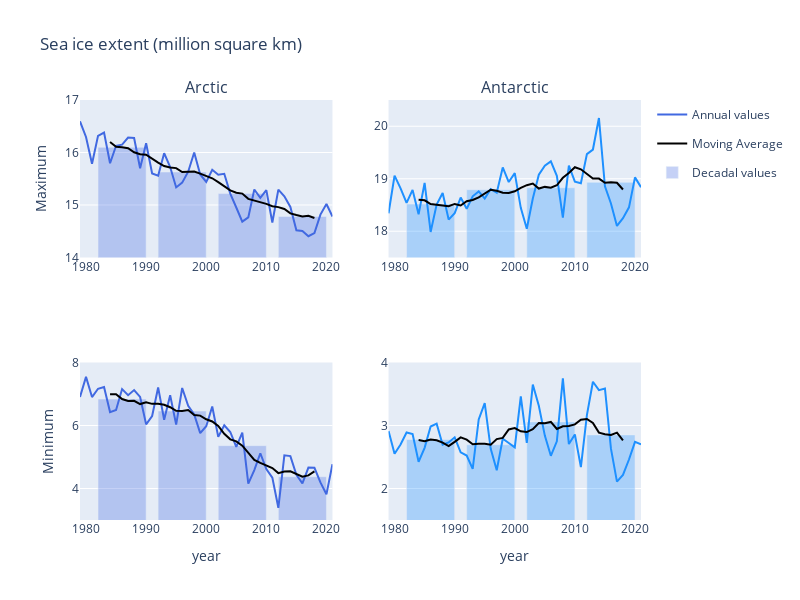

Source (notebook cell):
### Code cell
plot_sea_ice_extent_interact()

### Figure 1 — Plotly figure (JSON) as saved in the notebook; plotly's stock layout.template omitted (floating-point values rounded to 4 significant figures)
{"data": [{"legendgroup": "Annual values", "line": {"color": "rgb(65,105,225)"}, "mode": "lines", "name": "Annual values", "showlegend": true, "type": "scatter", "x": [1979, 1980, 1981, 1982, 1983, 1984, 1985, 1986, 1987, 1988, 1989, 1990, 1991, 1992, 1993, 1994, 1995, 1996, 1997, 1998, 1999, 2000, 2001, 2002, 2003, 2004, 2005, 2006, 2007, 2008, 2009, 2010, 2011, 2012, 2013, 2014, 2015, 2016, 2017, 2018, 2019, 2020, 2021], "xaxis": "x", "y": [16.59, 16.3, 15.79, 16.32, 16.38, 15.79, 16.13, 16.15, 16.28, 16.27, 15.7, 16.18, 15.6, 15.56, 15.99, 15.72, 15.34, 15.43, 15.63, 16.0, 15.58, 15.44, 15.67, 15.58, 15.6, 15.22, 14.95, 14.68, 14.77, 15.3, 15.14, 15.28, 14.67, 15.29, 15.17, 14.96, 14.52, 14.51, 14.41, 14.46, 14.82, 15.02, 14.78], "yaxis": "y"}, {"legendgroup": "Moving Average", "line": {"color": "rgb(0,0,0)"}, "mode": "lines", "name": "Moving Average", "showlegend": true, "type": "scatter", "x": [1979, 1980, 1981, 1982, 1983, 1984, 1985, 1986, 1987, 1988, 1989, 1990, 1991, 1992, 1993, 1994, 1995, 1996, 1997, 1998, 1999, 2000, 2001, 2002, 2003, 2004, 2005, 2006, 2007, 2008, 2009, 2010, 2011, 2012, 2013, 2014, 2015, 2016, 2017, 2018, 2019, 2020, 2021], "xaxis": "x", "y": [null, null, null, null, null, 16.2, 16.11, 16.1, 16.08, 16.0, 15.97, 15.96, 15.88, 15.81, 15.74, 15.71, 15.7, 15.63, 15.64, 15.64, 15.6, 15.55, 15.51, 15.43, 15.35, 15.28, 15.23, 15.22, 15.12, 15.09, 15.05, 15.02, 14.98, 14.96, 14.92, 14.84, 14.81, 14.78, 14.79, 14.75, null, null, null], "yaxis": "y"}, {"legendgroup": "Decadal values", "marker": {"color": "rgba(65,105,225,0.3)"}, "name": "Decadal values", "showlegend": true, "type": "bar", "x": [1986, 1996, 2006, 2016], "xaxis": "x", "y": [16.1, 15.63, 15.22, 14.78], "yaxis": "y"}, {"legendgroup": "Annual values", "line": {"color": "rgb(65,105,225)"}, "mode": "lines", "name": "Annual values", "showlegend": false, "type": "scatter", "x": [1979, 1980, 1981, 1982, 1983, 1984, 1985, 1986, 1987, 1988, 1989, 1990, 1991, 1992, 1993, 1994, 1995, 1996, 1997, 1998, 1999, 2000, 2001, 2002, 2003, 2004, 2005, 2006, 2007, 2008, 2009, 2010, 2011, 2012, 2013, 2014, 2015, 2016, 2017, 2018, 2019, 2020, 2021], "xaxis": "x3", "y": [6.903, 7.544, 6.903, 7.166, 7.221, 6.426, 6.491, 7.157, 6.963, 7.126, 6.907, 6.036, 6.302, 7.209, 6.184, 6.961, 6.027, 7.191, 6.628, 6.351, 5.757, 5.978, 6.603, 5.638, 6.007, 5.794, 5.319, 5.774, 4.155, 4.586, 5.119, 4.615, 4.344, 3.387, 5.054, 5.029, 4.433, 4.165, 4.665, 4.656, 4.192, 3.818, 4.772], "yaxis": "y3"}, {"legendgroup": "Moving Average", "line": {"color": "rgb(0,0,0)"}, "mode": "lines", "name": "Moving Average", "showlegend": false, "type": "scatter", "x": [1979, 1980, 1981, 1982, 1983, 1984, 1985, 1986, 1987, 1988, 1989, 1990, 1991, 1992, 1993, 1994, 1995, 1996, 1997, 1998, 1999, 2000, 2001, 2002, 2003, 2004, 2005, 2006, 2007, 2008, 2009, 2010, 2011, 2012, 2013, 2014, 2015, 2016, 2017, 2018, 2019, 2020, 2021], "xaxis": "x3", "y": [null, null, null, null, null, 6.99, 6.99, 6.84, 6.779, 6.784, 6.68, 6.734, 6.687, 6.691, 6.657, 6.58, 6.465, 6.459, 6.489, 6.332, 6.314, 6.197, 6.127, 5.985, 5.738, 5.561, 5.497, 5.361, 5.135, 4.91, 4.815, 4.738, 4.65, 4.489, 4.54, 4.547, 4.454, 4.374, 4.417, 4.546, null, null, null], "yaxis": "y3"}, {"legendgroup": "Decadal values", "marker": {"color": "rgba(65,105,225,0.3)"}, "name": "Decadal values", "showlegend": false, "type": "bar", "x": [1986, 1996, 2006, 2016], "xaxis": "x3", "y": [6.84, 6.459, 5.361, 4.374], "yaxis": "y3"}, {"legendgroup": "Annual values", "line": {"color": "rgb(30,144,255)"}, "mode": "lines", "name": "Annual values", "showlegend": false, "type": "scatter", "x": [1979, 1980, 1981, 1982, 1983, 1984, 1985, 1986, 1987, 1988, 1989, 1990, 1991, 1992, 1993, 1994, 1995, 1996, 1997, 1998, 1999, 2000, 2001, 2002, 2003, 2004, 2005, 2006, 2007, 2008, 2009, 2010, 2011, 2012, 2013, 2014, 2015, 2016, 2017, 2018, 2019, 2020, 2021], "xaxis": "x2", "y": [18.34, 19.06, 18.82, 18.54, 18.79, 18.32, 18.92, 17.99, 18.51, 18.73, 18.22, 18.35, 18.64, 18.43, 18.67, 18.76, 18.62, 18.8, 18.74, 19.22, 18.94, 19.11, 18.45, 18.05, 18.62, 19.08, 19.25, 19.33, 19.05, 18.26, 19.25, 18.95, 18.92, 19.47, 19.56, 20.16, 18.86, 18.53, 18.1, 18.25, 18.45, 19.03, 18.84], "yaxis": "y2"}, {"legendgroup": "Moving Average", "line": {"color": "rgb(0,0,0)"}, "mode": "lines", "name": "Moving Average", "showlegend": false, "type": "scatter", "x": [1979, 1980, 1981, 1982, 1983, 1984, 1985, 1986, 1987, 1988, 1989, 1990, 1991, 1992, 1993, 1994, 1995, 1996, 1997, 1998, 1999, 2000, 2001, 2002, 2003, 2004, 2005, 2006, 2007, 2008, 2009, 2010, 2011, 2012, 2013, 2014, 2015, 2016, 2017, 2018, 2019, 2020, 2021], "xaxis": "x2", "y": [null, null, null, null, null, 18.6, 18.59, 18.52, 18.5, 18.49, 18.48, 18.52, 18.49, 18.57, 18.59, 18.64, 18.72, 18.79, 18.77, 18.73, 18.73, 18.76, 18.82, 18.88, 18.91, 18.81, 18.84, 18.83, 18.88, 19.02, 19.11, 19.22, 19.18, 19.1, 19.0, 19.0, 18.92, 18.93, 18.92, 18.8, null, null, null], "yaxis": "y2"}, {"legendgroup": "Decadal values", "marker": {"color": "rgba(30,144,255,0.3)"}, "name": "Decadal values", "showlegend": false, "type": "bar", "x": [1986, 1996, 2006, 2016], "xaxis": "x2", "y": [18.52, 18.79, 18.83, 18.93], "yaxis": "y2"}, {"legendgroup": "Annual values", "line": {"color": "rgb(30,144,255)"}, "mode": "lines", "name": "Annual values", "showlegend": false, "type": "scatter", "x": [1979, 1980, 1981, 1982, 1983, 1984, 1985, 1986, 1987, 1988, 1989, 1990, 1991, 1992, 1993, 1994, 1995, 1996, 1997, 1998, 1999, 2000, 2001, 2002, 2003, 2004, 2005, 2006, 2007, 2008, 2009, 2010, 2011, 2012, 2013, 2014, 2015, 2016, 2017, 2018, 2019, 2020, 2021], "xaxis": "x4", "y": [2.913, 2.552, 2.699, 2.89, 2.864, 2.425, 2.646, 2.984, 3.03, 2.694, 2.731, 2.812, 2.573, 2.523, 2.312, 3.097, 3.356, 2.629, 2.29, 2.79, 2.723, 2.652, 3.463, 2.724, 3.65, 3.312, 2.84, 2.519, 2.749, 3.749, 2.705, 2.858, 2.339, 3.165, 3.694, 3.561, 3.587, 2.632, 2.11, 2.215, 2.46, 2.74, 2.702], "yaxis": "y4"}, {"legendgroup": "Moving Average", "line": {"color": "rgb(0,0,0)"}, "mode": "lines", "name": "Moving Average", "showlegend": false, "type": "scatter", "x": [1979, 1980, 1981, 1982, 1983, 1984, 1985, 1986, 1987, 1988, 1989, 1990, 1991, 1992, 1993, 1994, 1995, 1996, 1997, 1998, 1999, 2000, 2001, 2002, 2003, 2004, 2005, 2006, 2007, 2008, 2009, 2010, 2011, 2012, 2013, 2014, 2015, 2016, 2017, 2018, 2019, 2020, 2021], "xaxis": "x4", "y": [null, null, null, null, null, 2.77, 2.752, 2.777, 2.765, 2.728, 2.673, 2.74, 2.811, 2.776, 2.702, 2.711, 2.711, 2.695, 2.784, 2.804, 2.937, 2.959, 2.907, 2.896, 2.942, 3.038, 3.036, 3.057, 2.945, 2.989, 2.993, 3.018, 3.093, 3.104, 3.04, 2.887, 2.862, 2.85, 2.887, 2.763, null, null, null], "yaxis": "y4"}, {"legendgroup": "Decadal values", "marker": {"color": "rgba(30,144,255,0.3)"}, "name": "Decadal values", "showlegend": false, "type": "bar", "x": [1986, 1996, 2006, 2016], "xaxis": "x4", "y": [2.778, 2.695, 3.057, 2.85], "yaxis": "y4"}], "layout": {"annotations": [{"font": {"size": 16}, "showarrow": false, "text": "Arctic", "x": 0.225, "xanchor": "center", "xref": "paper", "y": 1, "yanchor": "bottom", "yref": "paper"}, {"font": {"size": 16}, "showarrow": false, "text": "Antarctic", "x": 0.775, "xanchor": "center", "xref": "paper", "y": 1, "yanchor": "bottom", "yref": "paper"}], "dragmode": false, "height": 600, "modebar": {"remove": ["zoom", "pan", "select", "lasso2d", "zoomIn", "zoomOut", "autoScale", "resetScale"]}, "title": {"text": "Sea ice extent (million square km)"}, "width": 800, "xaxis": {"anchor": "y", "domain": [0, 0.45], "title": {}}, "xaxis2": {"anchor": "y2", "domain": [0.55, 1], "title": {}}, "xaxis3": {"anchor": "y3", "domain": [0, 0.45], "title": {"text": "year"}}, "xaxis4": {"anchor": "y4", "domain": [0.55, 1], "title": {"text": "year"}}, "yaxis": {"anchor": "x", "domain": [0.625, 1], "range": [14, 17], "title": {"text": "Maximum"}}, "yaxis2": {"anchor": "x2", "domain": [0.625, 1], "range": [17.5, 20.5], "title": {}}, "yaxis3": {"anchor": "x3", "domain": [0, 0.375], "range": [3, 8], "title": {"text": "Minimum"}}, "yaxis4": {"anchor": "x4", "domain": [0, 0.375], "range": [1.5, 4], "title": {}}}}
